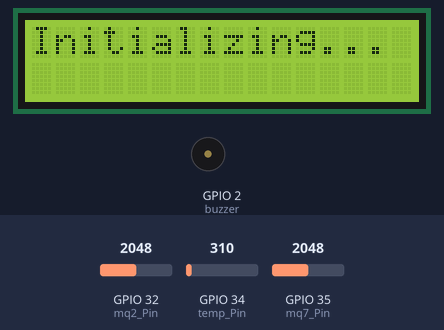
A sketch run on a simulated ESP32. Shown: 16×2 character LCD, buzzer (waves = sounding, pin HIGH). The inputs (shaded band) are chosen by the test bench; at power-on: GPIO 32 (mq2_Pin) = 2048, GPIO 34 (temp_Pin) = 310, GPIO 35 (mq7_Pin) = 2048. WiFi joins after 1.5 s; servers stay silent unless stated; the modem accepts every AT command (registered, SIM ready, sends succeed) and sends nothing else; what the sketch prints to the serial monitor is not drawn.

Above: at 4.9 s.
At 10.0 s:
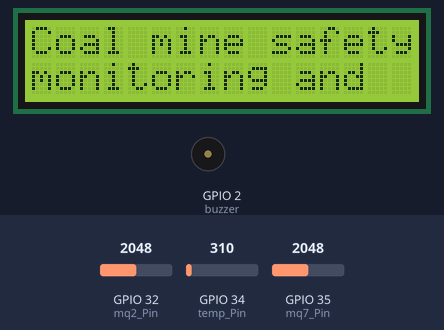
At 17.0 s:
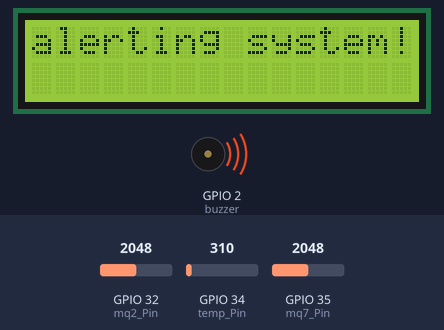
At 18.0 s:
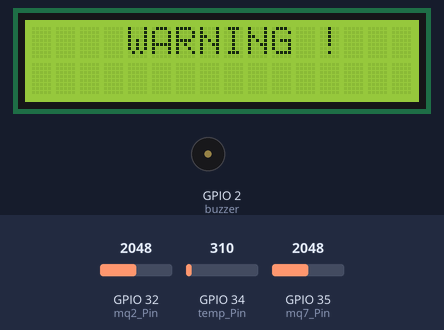
Timing chart, 0 to 39.8 s (numbered marks = the images above):
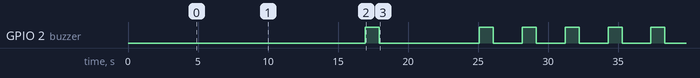

Measured:
- by itself, GPIO 2 (buzzer): goes HIGH 1.0 s, LOW 7.1 s, 4 × (HIGH 1.0 s, LOW 2.1 s), HIGH 1.0 s, then LOW
- what the display in image 0 shows lasts 5.0 s, from 4.9 s to 9.9 s
- what the display in image 1 shows lasts 4.0 s, from 9.9 s to 13.9 s

The sketch:

Coal-Mine-Safty.ino
```cpp
/*

  july 10 2022

*/

#include "math.h"
#include <LiquidCrystal_I2C.h>

LiquidCrystal_I2C lcd(0x27, 16, 2); // set the LCD address to 0x27 for a 16 chars and 2 line display


//******************************IoT Blynk****************************

#define BLYNK_TEMPLATE_ID "Template ID"
#define BLYNK_DEVICE_NAME "Device name"
#define BLYNK_AUTH_TOKEN "Your auth token"  // auth token

#define BLYNK_PRINT Serial // Comment this out to disable prints and save space

#include <WiFi.h>
#include <WiFiClient.h>
#include <BlynkSimpleEsp32.h>


//WiFi credentials.
// Set password to "" for open networks.
char ssid[] = "SSID"; // set network SSID, "My SSID"
char pass[] = "password";  // set network Password,  "My Password"

char auth[] = "Your auth token";


// Input GPIO pins
#define mq7_Pin 35 // select the analog input pin for sensor MQ-7
#define temp_Pin 34    // select the analog input pin for sensor LM35
#define mq2_Pin 32 // select the analog input pin for sensor MQ-2


//Output GPIO pins
#define buzzer 2 // pin 2


// Variables

int SMS_count = 0; // to count no. SMS's

// Store the value coming from the sensor
int temp_Value = 0;
int mq2_Value = 0;
int mq7_Value = 0;

//Set safety threshold levels for hazardous gas and temperature
const int  CH4_thresh = 1000;  //Methane level
const int CO_thresh = 50;  // Carbon monoxide
const int Temp_thresh = 50; // temperature in °C

// Store final value
double CO_ppm = 0 ;
double CH4_ppm = 0 ;
float temp = 0;


void send_SMS() {  // function to send SMS alert via SIM900A module

  Serial.println("Sending Message....");
  delay(1000);
  Serial2.println("AT"); //AT commands -> OK
  delay(500);
  Serial2.println("AT+CMGF=1");    // Configuring TEXT mode
  delay(500);
  Serial2.println("AT+CMGS=\"+9162XXXXXXXX\"");   //sms receiving phone number
  delay(500);
  Serial2.println("Emergency ! Alert "); //text content
  Serial2.println("Evacuate Mine");
  Serial2.println("");
  Serial2.print("Methane (CH4): ");  // send gases level
  Serial2.print(CH4_ppm);
  Serial2.println(" ppm");
  Serial2.print("Carbon Monoxide (CO): ");
  Serial2.print(CO_ppm );
  Serial2.println(" ppm");
  Serial2.print("Temperature: ");  // send temperature level
  Serial2.print(temp);
  Serial2.println(" C");
  delay(500);
  Serial.println();
  Serial.println("Message Sent");
  Serial2.write(26);
  delay(2000);
}


void setup() {

  // Initlize debugging console
  Serial.begin(9600); // at 9600 baud rate

  Serial2.begin(9600); // SIM900A module serial
  delay(3000);


  // Initilize IoT Blynk
  WiFi.begin();
  Blynk.begin(auth, ssid, pass);

  lcd.init();  // Initialize the lcd
  lcd.backlight();

  // initialize digital pin buzzer as an output.
  pinMode(buzzer, OUTPUT);

  // Print a message to the LCD.

  lcd.setCursor(0, 0);
  lcd.print("Initializing...");
  delay(5000);
  lcd.clear();
  lcd.print("Coal mine safety");
  lcd.setCursor(0, 1);
  lcd.print("monitoring and ");
  delay(4000);
  lcd.clear();
  lcd.setCursor(0, 0);
  lcd.print("alerting system!");
  delay(3000);

}


void loop() {

  // read the value from the sensor:-------------------------------

  temp_Value = analogRead(temp_Pin);
  mq2_Value = analogRead(mq2_Pin);
  mq7_Value = analogRead(mq7_Pin);

  //to get readings in celcius

  // convert the ADC value to voltage in millivolt
  temp = temp_Value  * (5000.0 / 4095.0); //ADC VREF mV  5000.0 in millivolt / ADC RESOLUTION 4096.0
  temp = temp / 10; // convert the voltage to the temperature in °C
  temp =  round(temp); // round off, stable floating value


  // to get gas readings in ppm------------------------------------------

  //https://learn.sparkfun.com/tutorials/hazardous-gas-monitor#calculate-gas-sensor-ppm

  CO_ppm = 3.027 * exp(1.0698 * (mq7_Value * 3.3 / 4095)); //Multiply raw analog value by 3.3/4095 to convert to a voltage

  CH4_ppm = 10.938 * 10.938 * exp(1.7742 * (mq2_Value * 3.3 / 4095));

  CO_ppm =  round(CO_ppm); // round off, stable floating value

  CH4_ppm =  round(CH4_ppm);


  // Data stream for debugging console----------------------------------

  Serial.print("Raw LM35: ");
  Serial.print(temp_Value);
  Serial.print(" Temp: ");
  Serial.print(temp);

  Serial.print(", Raw MQ-2: ");
  Serial.print(mq2_Value);
  Serial.print(" PPM: ");
  Serial.print(CH4_ppm);

  Serial.print(", Raw MQ-7: ");
  Serial.print(mq7_Value);
  Serial.print(" PPM: ");
  Serial.println(CO_ppm);


  // Send Data to IoT app (Blynk)---------------------------------------

  Blynk.virtualWrite(V0, temp );// display temperature on datastream Virtual pin V0
  Blynk.virtualWrite(V1, CH4_ppm);// display CH4 on Virtual pin V1
  Blynk.virtualWrite(V2, CO_ppm);// display CO on Virtual pin V2


  // Controle structure--------------------------------------

  if (temp > Temp_thresh || CH4_ppm >  CH4_thresh || CO_ppm >  CO_thresh) {  // If temperature any parameter cross the threshold values

    digitalWrite(buzzer, HIGH);// buzzer alert
    delay(1000);
    digitalWrite(buzzer, LOW);

    // show on LCD
    lcd.clear();
    lcd.setCursor(4, 0);
    lcd.print("WARNING !");
    delay(1000);

    if (SMS_count == 0) {  // if no SMS sent before, send SMS

      send_SMS();  // call SMS function
      SMS_count = 1; // count as 1

    }

  }


  // show on LCD------------------------------------

  //Temperature level (deg C)
  lcd.clear();
  lcd.setCursor(0, 0);
  lcd.print("T:");
  lcd.setCursor(3, 0);
  lcd.print(temp);

  //Carbon Monoxide level (CO)
  lcd.setCursor(9, 0);
  lcd.print("CO:");
  lcd.setCursor(12, 0);
  lcd.print(CO_ppm);

  //Methane level (CH4)
  lcd.setCursor(0, 1);
  lcd.print("CH4: ");
  lcd.setCursor(5, 1);
  lcd.print(CH4_ppm);


  Blynk.run();
  delay(1000); // delay a bit

}
```
